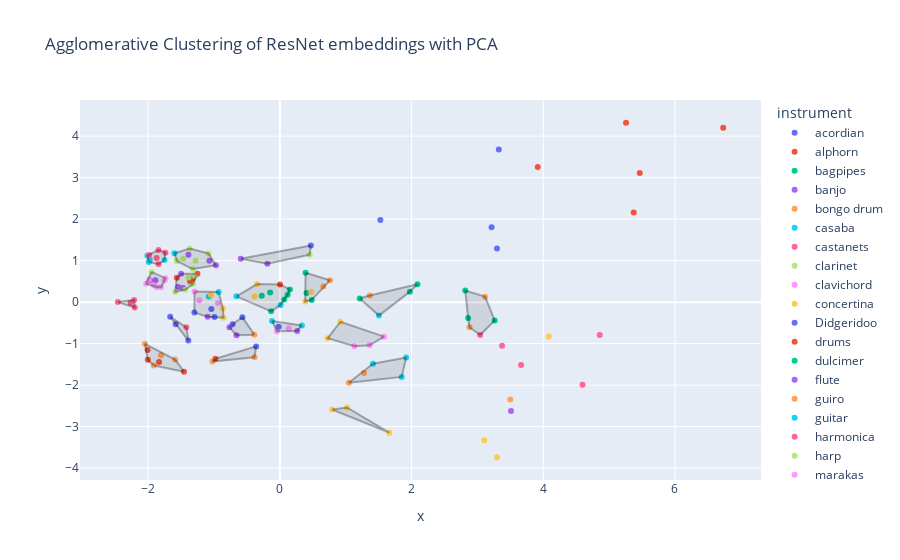

Here is the notebook cell this chart was saved with:
### Code cell
show_clusters(df_embeddings_pca, 'Agglomerative Clustering of ResNet embeddings with PCA', 'AC')

### Figure 1 — Plotly figure (JSON) as saved in the notebook; plotly's stock layout.template omitted (floating-point values rounded to 4 significant figures)
{"data": [{"hovertemplate": "instrument=acordian<br>x=%{x}<br>y=%{y}<extra></extra>", "legendgroup": "acordian", "marker": {"color": "#636efa", "symbol": "circle"}, "mode": "markers", "name": "acordian", "orientation": "v", "showlegend": true, "type": "scatter", "x": [-0.3606, -1.666, -1.582, -1.39, -1.299], "xaxis": "x", "y": [-1.067, -0.3526, -0.5328, -0.9255, -0.252], "yaxis": "y"}, {"hovertemplate": "instrument=alphorn<br>x=%{x}<br>y=%{y}<extra></extra>", "legendgroup": "alphorn", "marker": {"color": "#EF553B", "symbol": "circle"}, "mode": "markers", "name": "alphorn", "orientation": "v", "showlegend": true, "type": "scatter", "x": [5.466, 5.373, 5.256, 3.916, 6.733], "xaxis": "x", "y": [3.111, 2.159, 4.324, 3.255, 4.202], "yaxis": "y"}, {"hovertemplate": "instrument=bagpipes<br>x=%{x}<br>y=%{y}<extra></extra>", "legendgroup": "bagpipes", "marker": {"color": "#00cc96", "symbol": "circle"}, "mode": "markers", "name": "bagpipes", "orientation": "v", "showlegend": true, "type": "scatter", "x": [2.815, 2.089, 1.213, 3.263, 2.859], "xaxis": "x", "y": [0.2777, 0.4318, 0.0876, -0.4401, -0.3833], "yaxis": "y"}, {"hovertemplate": "instrument=banjo<br>x=%{x}<br>y=%{y}<extra></extra>", "legendgroup": "banjo", "marker": {"color": "#ab63fa", "symbol": "circle"}, "mode": "markers", "name": "banjo", "orientation": "v", "showlegend": true, "type": "scatter", "x": [-1.5, -1.891, -1.472, -1.543, -1.972], "xaxis": "x", "y": [0.6865, 0.5279, 0.3419, 0.3673, 0.5267], "yaxis": "y"}, {"hovertemplate": "instrument=bongo drum<br>x=%{x}<br>y=%{y}<extra></extra>", "legendgroup": "bongo drum", "marker": {"color": "#FFA15A", "symbol": "circle"}, "mode": "markers", "name": "bongo drum", "orientation": "v", "showlegend": true, "type": "scatter", "x": [-1.914, -1.591, -1.024, -2.05, -1.804], "xaxis": "x", "y": [-1.528, -1.386, -1.431, -1.004, -1.282], "yaxis": "y"}, {"hovertemplate": "instrument=casaba<br>x=%{x}<br>y=%{y}<extra></extra>", "legendgroup": "casaba", "marker": {"color": "#19d3f3", "symbol": "circle"}, "mode": "markers", "name": "casaba", "orientation": "v", "showlegend": true, "type": "scatter", "x": [1.413, 1.504, 1.918, 1.85, 0.3349], "xaxis": "x", "y": [-1.485, -0.3246, -1.335, -1.802, -0.5605], "yaxis": "y"}, {"hovertemplate": "instrument=castanets<br>x=%{x}<br>y=%{y}<extra></extra>", "legendgroup": "castanets", "marker": {"color": "#FF6692", "symbol": "circle"}, "mode": "markers", "name": "castanets", "orientation": "v", "showlegend": true, "type": "scatter", "x": [4.597, 3.041, 3.663, 3.374, 4.857], "xaxis": "x", "y": [-1.988, -0.7914, -1.516, -1.051, -0.7929], "yaxis": "y"}, {"hovertemplate": "instrument=clarinet<br>x=%{x}<br>y=%{y}<extra></extra>", "legendgroup": "clarinet", "marker": {"color": "#B6E880", "symbol": "circle"}, "mode": "markers", "name": "clarinet", "orientation": "v", "showlegend": true, "type": "scatter", "x": [-1.281, -1.565, -1.085, 0.4526, -1.368], "xaxis": "x", "y": [0.9984, 0.9899, 1.174, 1.145, 1.294], "yaxis": "y"}, {"hovertemplate": "instrument=clavichord<br>x=%{x}<br>y=%{y}<extra></extra>", "legendgroup": "clavichord", "marker": {"color": "#FF97FF", "symbol": "circle"}, "mode": "markers", "name": "clavichord", "orientation": "v", "showlegend": true, "type": "scatter", "x": [-0.04464, 0.1362, 1.582, 1.362, 1.132], "xaxis": "x", "y": [-0.701, -0.6346, -0.8321, -1.042, -1.065], "yaxis": "y"}, {"hovertemplate": "instrument=concertina<br>x=%{x}<br>y=%{y}<extra></extra>", "legendgroup": "concertina", "marker": {"color": "#FECB52", "symbol": "circle"}, "mode": "markers", "name": "concertina", "orientation": "v", "showlegend": true, "type": "scatter", "x": [1.02, 1.662, 3.297, 0.7912, 3.103], "xaxis": "x", "y": [-2.539, -3.145, -3.739, -2.587, -3.332], "yaxis": "y"}, {"hovertemplate": "instrument=Didgeridoo<br>x=%{x}<br>y=%{y}<extra></extra>", "legendgroup": "Didgeridoo", "marker": {"color": "#636efa", "symbol": "circle"}, "mode": "markers", "name": "Didgeridoo", "orientation": "v", "showlegend": true, "type": "scatter", "x": [3.325, 1.526, 0.4708, 3.297, 3.215], "xaxis": "x", "y": [3.677, 1.978, 1.364, 1.295, 1.806], "yaxis": "y"}, {"hovertemplate": "instrument=drums<br>x=%{x}<br>y=%{y}<extra></extra>", "legendgroup": "drums", "marker": {"color": "#EF553B", "symbol": "circle"}, "mode": "markers", "name": "drums", "orientation": "v", "showlegend": true, "type": "scatter", "x": [-0.98, -1.835, -2.009, -2.006, -1.456], "xaxis": "x", "y": [-1.364, -1.443, -1.153, -1.388, -1.676], "yaxis": "y"}, {"hovertemplate": "instrument=dulcimer<br>x=%{x}<br>y=%{y}<extra></extra>", "legendgroup": "dulcimer", "marker": {"color": "#00cc96", "symbol": "circle"}, "mode": "markers", "name": "dulcimer", "orientation": "v", "showlegend": true, "type": "scatter", "x": [-0.2751, 0.4842, -0.1325, 0.3904, 1.974], "xaxis": "x", "y": [0.1566, 0.05222, -0.2221, 0.7085, 0.2533], "yaxis": "y"}, {"hovertemplate": "instrument=flute<br>x=%{x}<br>y=%{y}<extra></extra>", "legendgroup": "flute", "marker": {"color": "#ab63fa", "symbol": "circle"}, "mode": "markers", "name": "flute", "orientation": "v", "showlegend": true, "type": "scatter", "x": [-1.389, -1.07, -0.9706, -0.1898, -0.5939], "xaxis": "x", "y": [1.14, 0.9979, 0.8882, 0.9252, 1.046], "yaxis": "y"}, {"hovertemplate": "instrument=guiro<br>x=%{x}<br>y=%{y}<extra></extra>", "legendgroup": "guiro", "marker": {"color": "#FFA15A", "symbol": "circle"}, "mode": "markers", "name": "guiro", "orientation": "v", "showlegend": true, "type": "scatter", "x": [2.879, 1.365, 3.116, 0.6604, 0.7613], "xaxis": "x", "y": [-0.6053, 0.1591, 0.1324, 0.376, 0.5253], "yaxis": "y"}, {"hovertemplate": "instrument=guitar<br>x=%{x}<br>y=%{y}<extra></extra>", "legendgroup": "guitar", "marker": {"color": "#19d3f3", "symbol": "circle"}, "mode": "markers", "name": "guitar", "orientation": "v", "showlegend": true, "type": "scatter", "x": [0.01232, -0.9301, -0.1191, -1.079, -0.6611], "xaxis": "x", "y": [-0.06722, 0.2445, -0.4524, 0.1381, 0.1396], "yaxis": "y"}, {"hovertemplate": "instrument=harmonica<br>x=%{x}<br>y=%{y}<extra></extra>", "legendgroup": "harmonica", "marker": {"color": "#FF6692", "symbol": "circle"}, "mode": "markers", "name": "harmonica", "orientation": "v", "showlegend": true, "type": "scatter", "x": [-2.267, -2.461, -2.213, -2.203, -1.419], "xaxis": "x", "y": [-0.02385, 0.003, 0.05199, -0.132, -0.6076], "yaxis": "y"}, {"hovertemplate": "instrument=harp<br>x=%{x}<br>y=%{y}<extra></extra>", "legendgroup": "harp", "marker": {"color": "#B6E880", "symbol": "circle"}, "mode": "markers", "name": "harp", "orientation": "v", "showlegend": true, "type": "scatter", "x": [-1.751, -1.435, -1.59, -1.359, -1.319], "xaxis": "x", "y": [0.5195, 0.2999, 0.2437, 0.4807, 0.435], "yaxis": "y"}, {"hovertemplate": "instrument=marakas<br>x=%{x}<br>y=%{y}<extra></extra>", "legendgroup": "marakas", "marker": {"color": "#FF97FF", "symbol": "circle"}, "mode": "markers", "name": "marakas", "orientation": "v", "showlegend": true, "type": "scatter", "x": [-1.911, -1.296, -1.223, -0.9384, -1.867], "xaxis": "x", "y": [0.408, 0.2546, 0.04257, -0.02649, 0.3577], "yaxis": "y"}, {"hovertemplate": "instrument=ocarina<br>x=%{x}<br>y=%{y}<extra></extra>", "legendgroup": "ocarina", "marker": {"color": "#FECB52", "symbol": "circle"}, "mode": "markers", "name": "ocarina", "orientation": "v", "showlegend": true, "type": "scatter", "x": [-0.3447, 4.083, -0.3834, -1.047, 0.3847], "xaxis": "x", "y": [0.4366, -0.8255, 0.1357, 0.1783, 0.01339], "yaxis": "y"}, {"hovertemplate": "instrument=piano<br>x=%{x}<br>y=%{y}<extra></extra>", "legendgroup": "piano", "marker": {"color": "#636efa", "symbol": "circle"}, "mode": "markers", "name": "piano", "orientation": "v", "showlegend": true, "type": "scatter", "x": [-0.01925, -0.7182, -1.041, -0.5693, -0.9927], "xaxis": "x", "y": [-0.5941, -0.5321, -0.1662, -0.3647, -0.3592], "yaxis": "y"}, {"hovertemplate": "instrument=saxaphone<br>x=%{x}<br>y=%{y}<extra></extra>", "legendgroup": "saxaphone", "marker": {"color": "#EF553B", "symbol": "circle"}, "mode": "markers", "name": "saxaphone", "orientation": "v", "showlegend": true, "type": "scatter", "x": [-1.325, -1.565, -1.252, -1.364, 0.00224], "xaxis": "x", "y": [0.5709, 0.5887, 0.6828, 0.5121, 0.4244], "yaxis": "y"}, {"hovertemplate": "instrument=sitar<br>x=%{x}<br>y=%{y}<extra></extra>", "legendgroup": "sitar", "marker": {"color": "#00cc96", "symbol": "circle"}, "mode": "markers", "name": "sitar", "orientation": "v", "showlegend": true, "type": "scatter", "x": [0.405, 0.06655, 0.1532, -0.1477, 0.1182], "xaxis": "x", "y": [0.2182, 0.06261, 0.3062, 0.2308, 0.176], "yaxis": "y"}, {"hovertemplate": "instrument=steel drum<br>x=%{x}<br>y=%{y}<extra></extra>", "legendgroup": "steel drum", "marker": {"color": "#ab63fa", "symbol": "circle"}, "mode": "markers", "name": "steel drum", "orientation": "v", "showlegend": true, "type": "scatter", "x": [-0.7665, -0.6581, 0.263, -1.096, 3.51], "xaxis": "x", "y": [-0.6077, -0.799, -0.6973, -0.3509, -2.623], "yaxis": "y"}, {"hovertemplate": "instrument=Tambourine<br>x=%{x}<br>y=%{y}<extra></extra>", "legendgroup": "Tambourine", "marker": {"color": "#FFA15A", "symbol": "circle"}, "mode": "markers", "name": "Tambourine", "orientation": "v", "showlegend": true, "type": "scatter", "x": [1.277, 3.499, -0.3882, -0.3851, 1.047], "xaxis": "x", "y": [-1.707, -2.345, -0.7843, -1.33, -1.943], "yaxis": "y"}, {"hovertemplate": "instrument=trombone<br>x=%{x}<br>y=%{y}<extra></extra>", "legendgroup": "trombone", "marker": {"color": "#19d3f3", "symbol": "circle"}, "mode": "markers", "name": "trombone", "orientation": "v", "showlegend": true, "type": "scatter", "x": [-1.992, -1.602, -2.012, -1.976, -1.752], "xaxis": "x", "y": [0.9684, 1.178, 1.122, 1.013, 1.016], "yaxis": "y"}, {"hovertemplate": "instrument=trumpet<br>x=%{x}<br>y=%{y}<extra></extra>", "legendgroup": "trumpet", "marker": {"color": "#FF6692", "symbol": "circle"}, "mode": "markers", "name": "trumpet", "orientation": "v", "showlegend": true, "type": "scatter", "x": [-1.843, -1.842, -1.739, -1.872, -1.986], "xaxis": "x", "y": [1.259, 0.9135, 1.191, 1.062, 1.136], "yaxis": "y"}, {"hovertemplate": "instrument=tuba<br>x=%{x}<br>y=%{y}<extra></extra>", "legendgroup": "tuba", "marker": {"color": "#B6E880", "symbol": "circle"}, "mode": "markers", "name": "tuba", "orientation": "v", "showlegend": true, "type": "scatter", "x": [-1.951, -1.293, -1.324, -1.388, -1.468], "xaxis": "x", "y": [0.7291, 0.6358, 0.7981, 0.5951, 1.043], "yaxis": "y"}, {"hovertemplate": "instrument=violin<br>x=%{x}<br>y=%{y}<extra></extra>", "legendgroup": "violin", "marker": {"color": "#FF97FF", "symbol": "circle"}, "mode": "markers", "name": "violin", "orientation": "v", "showlegend": true, "type": "scatter", "x": [-1.983, -1.737, -2.031, -1.751, -1.804], "xaxis": "x", "y": [0.546, 0.5773, 0.4476, 0.5351, 0.3564], "yaxis": "y"}, {"hovertemplate": "instrument=Xylophone<br>x=%{x}<br>y=%{y}<extra></extra>", "legendgroup": "Xylophone", "marker": {"color": "#FECB52", "symbol": "circle"}, "mode": "markers", "name": "Xylophone", "orientation": "v", "showlegend": true, "type": "scatter", "x": [0.9183, 0.7252, -0.856, 0.4769, -0.8647], "xaxis": "x", "y": [-0.473, -0.8725, -0.3755, 0.2524, -0.1527], "yaxis": "y"}, {"fill": "toself", "fillcolor": "rgba(0,0,0,0.1)", "hoverinfo": "skip", "line": {"color": "rgba(0,0,0,0.3)", "width": 2}, "mode": "lines", "showlegend": false, "type": "scatter", "x": [-0.98, -1.024, -0.3851, -0.3606, -0.98], "y": [-1.364, -1.431, -1.33, -1.067, -1.364]}, {"fill": "toself", "fillcolor": "rgba(0,0,0,0.1)", "hoverinfo": "skip", "line": {"color": "rgba(0,0,0,0.3)", "width": 2}, "mode": "lines", "showlegend": false, "type": "scatter", "x": [-1.666, -1.582, -1.39, -1.419, -1.666], "y": [-0.3526, -0.5328, -0.9255, -0.6076, -0.3526]}, {"fill": "toself", "fillcolor": "rgba(0,0,0,0.1)", "hoverinfo": "skip", "line": {"color": "rgba(0,0,0,0.3)", "width": 2}, "mode": "lines", "showlegend": false, "type": "scatter", "x": [-1.296, -1.299, -1.096, -0.856, -0.8647, -0.9301, -1.296], "y": [0.2546, -0.252, -0.3509, -0.3755, -0.1527, 0.2445, 0.2546]}, {"fill": "toself", "fillcolor": "rgba(0,0,0,0.1)", "hoverinfo": "skip", "line": {"color": "rgba(0,0,0,0.3)", "width": 2}, "mode": "lines", "showlegend": false, "type": "scatter", "x": [3.041, 3.263, 3.116, 2.815, 2.859, 2.879, 3.041], "y": [-0.7914, -0.4401, 0.1324, 0.2777, -0.3833, -0.6053, -0.7914]}, {"fill": "toself", "fillcolor": "rgba(0,0,0,0.1)", "hoverinfo": "skip", "line": {"color": "rgba(0,0,0,0.3)", "width": 2}, "mode": "lines", "showlegend": false, "type": "scatter", "x": [1.213, 1.504, 1.974, 2.089, 1.365, 1.213], "y": [0.0876, -0.3246, 0.2533, 0.4318, 0.1591, 0.0876]}, {"fill": "toself", "fillcolor": "rgba(0,0,0,0.1)", "hoverinfo": "skip", "line": {"color": "rgba(0,0,0,0.3)", "width": 2}, "mode": "lines", "showlegend": false, "type": "scatter", "x": [-1.252, -1.5, -1.565, -1.59, -1.435, -1.319, -1.252], "y": [0.6828, 0.6865, 0.5887, 0.2437, 0.2999, 0.435, 0.6828]}, {"fill": "toself", "fillcolor": "rgba(0,0,0,0.1)", "hoverinfo": "skip", "line": {"color": "rgba(0,0,0,0.3)", "width": 2}, "mode": "lines", "showlegend": false, "type": "scatter", "x": [-1.951, -2.031, -1.867, -1.804, -1.751, -1.737, -1.951], "y": [0.7291, 0.4476, 0.3577, 0.3564, 0.5195, 0.5773, 0.7291]}, {"fill": "toself", "fillcolor": "rgba(0,0,0,0.1)", "hoverinfo": "skip", "line": {"color": "rgba(0,0,0,0.3)", "width": 2}, "mode": "lines", "showlegend": false, "type": "scatter", "x": [-1.914, -1.456, -1.591, -2.05, -2.006, -1.914], "y": [-1.528, -1.676, -1.386, -1.004, -1.388, -1.528]}, {"fill": "toself", "fillcolor": "rgba(0,0,0,0.1)", "hoverinfo": "skip", "line": {"color": "rgba(0,0,0,0.3)", "width": 2}, "mode": "lines", "showlegend": false, "type": "scatter", "x": [1.413, 1.047, 1.85, 1.918, 1.413], "y": [-1.485, -1.943, -1.802, -1.335, -1.485]}, {"fill": "toself", "fillcolor": "rgba(0,0,0,0.1)", "hoverinfo": "skip", "line": {"color": "rgba(0,0,0,0.3)", "width": 2}, "mode": "lines", "showlegend": false, "type": "scatter", "x": [0.3349, -0.1191, -0.04464, 0.263, 0.3349], "y": [-0.5605, -0.4524, -0.701, -0.6973, -0.5605]}, {"fill": "toself", "fillcolor": "rgba(0,0,0,0.1)", "hoverinfo": "skip", "line": {"color": "rgba(0,0,0,0.3)", "width": 2}, "mode": "lines", "showlegend": false, "type": "scatter", "x": [-1.324, -0.9706, -1.085, -1.368, -1.602, -1.565, -1.324], "y": [0.7981, 0.8882, 1.174, 1.294, 1.178, 0.9899, 0.7981]}, {"fill": "toself", "fillcolor": "rgba(0,0,0,0.1)", "hoverinfo": "skip", "line": {"color": "rgba(0,0,0,0.3)", "width": 2}, "mode": "lines", "showlegend": false, "type": "scatter", "x": [0.4708, -0.5939, -0.1898, 0.4526, 0.4708], "y": [1.364, 1.046, 0.9252, 1.145, 1.364]}, {"fill": "toself", "fillcolor": "rgba(0,0,0,0.1)", "hoverinfo": "skip", "line": {"color": "rgba(0,0,0,0.3)", "width": 2}, "mode": "lines", "showlegend": false, "type": "scatter", "x": [0.9183, 0.7252, 1.132, 1.362, 1.582, 0.9183], "y": [-0.473, -0.8725, -1.065, -1.042, -0.8321, -0.473]}, {"fill": "toself", "fillcolor": "rgba(0,0,0,0.1)", "hoverinfo": "skip", "line": {"color": "rgba(0,0,0,0.3)", "width": 2}, "mode": "lines", "showlegend": false, "type": "scatter", "x": [0.7912, 1.662, 1.02, 0.7912], "y": [-2.587, -3.145, -2.539, -2.587]}, {"fill": "toself", "fillcolor": "rgba(0,0,0,0.1)", "hoverinfo": "skip", "line": {"color": "rgba(0,0,0,0.3)", "width": 2}, "mode": "lines", "showlegend": false, "type": "scatter", "x": [-0.6611, -0.1325, 0.01232, 0.1182, 0.1532, 0.00224, -0.3447, -0.6611], "y": [0.1396, -0.2221, -0.06722, 0.176, 0.3062, 0.4244, 0.4366, 0.1396]}, {"fill": "toself", "fillcolor": "rgba(0,0,0,0.1)", "hoverinfo": "skip", "line": {"color": "rgba(0,0,0,0.3)", "width": 2}, "mode": "lines", "showlegend": false, "type": "scatter", "x": [0.3904, 0.3847, 0.4842, 0.7613, 0.3904], "y": [0.7085, 0.01339, 0.05222, 0.5253, 0.7085]}, {"fill": "toself", "fillcolor": "rgba(0,0,0,0.1)", "hoverinfo": "skip", "line": {"color": "rgba(0,0,0,0.3)", "width": 2}, "mode": "lines", "showlegend": false, "type": "scatter", "x": [-2.461, -2.203, -2.213, -2.461], "y": [0.003, -0.132, 0.05199, 0.003]}, {"fill": "toself", "fillcolor": "rgba(0,0,0,0.1)", "hoverinfo": "skip", "line": {"color": "rgba(0,0,0,0.3)", "width": 2}, "mode": "lines", "showlegend": false, "type": "scatter", "x": [-0.3882, -0.5693, -0.7182, -0.7665, -0.6581, -0.3882], "y": [-0.7843, -0.3647, -0.5321, -0.6077, -0.799, -0.7843]}, {"fill": "toself", "fillcolor": "rgba(0,0,0,0.1)", "hoverinfo": "skip", "line": {"color": "rgba(0,0,0,0.3)", "width": 2}, "mode": "lines", "showlegend": false, "type": "scatter", "x": [-1.843, -2.012, -1.992, -1.842, -1.752, -1.739, -1.843], "y": [1.259, 1.122, 0.9684, 0.9135, 1.016, 1.191, 1.259]}], "layout": {"legend": {"title": {"text": "instrument"}, "tracegroupgap": 0}, "title": {"text": "Agglomerative Clustering of ResNet embeddings with PCA"}, "xaxis": {"anchor": "y", "domain": [0, 1], "title": {"text": "x"}}, "yaxis": {"anchor": "x", "domain": [0, 1], "title": {"text": "y"}}}}
